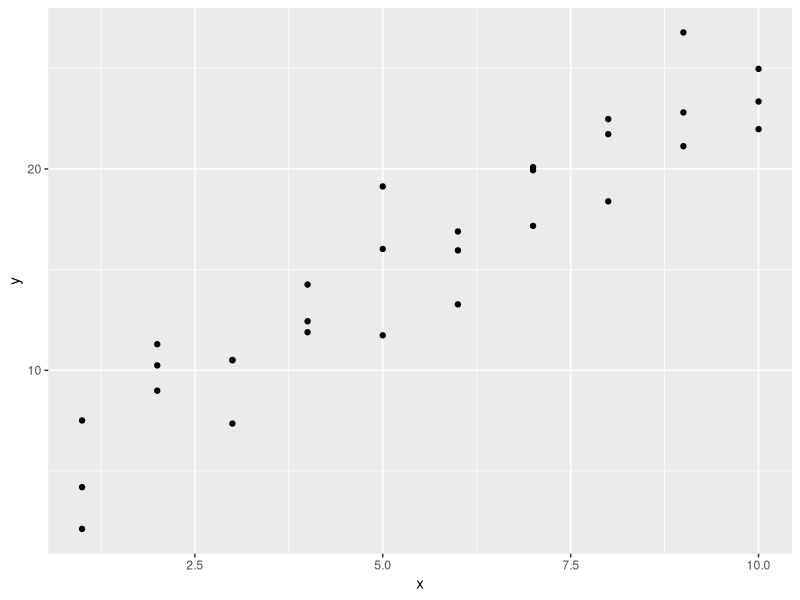
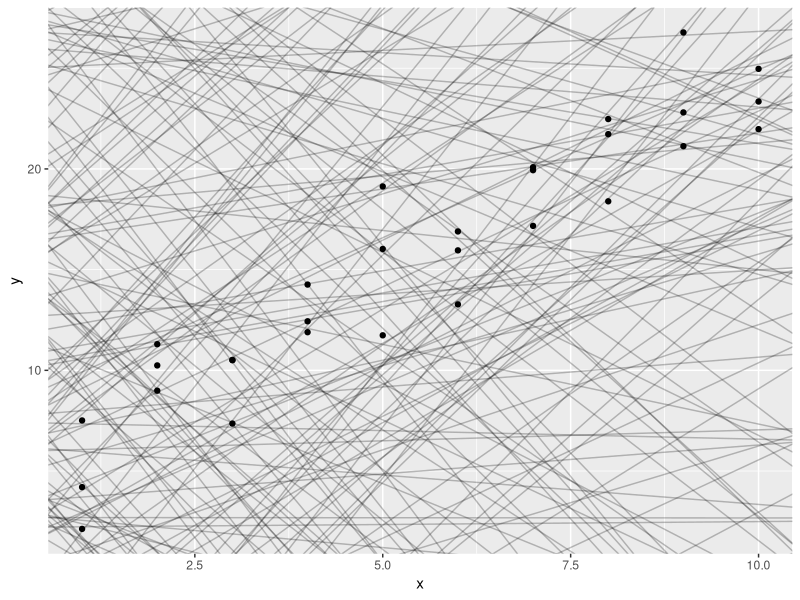
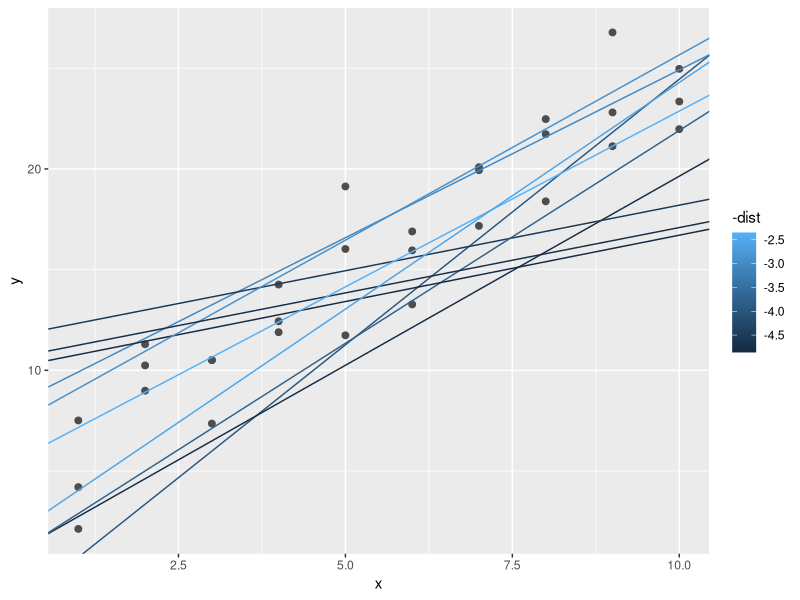
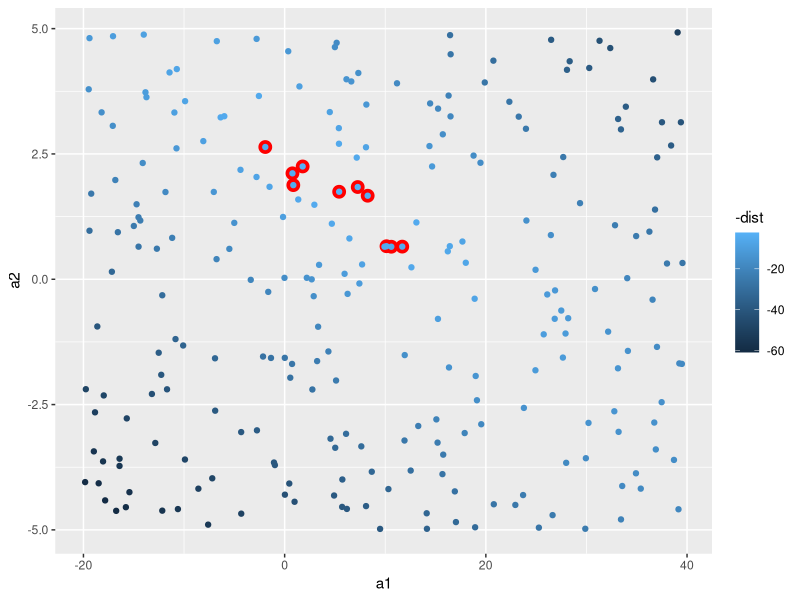
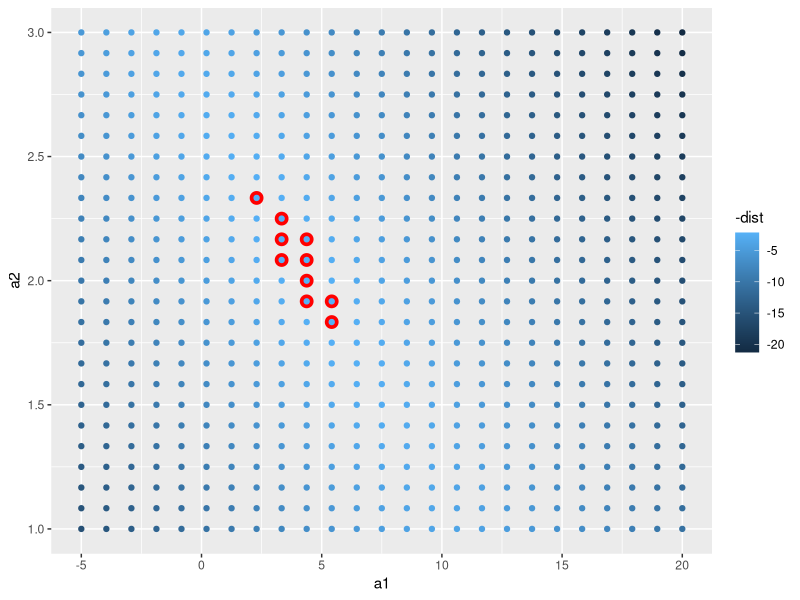
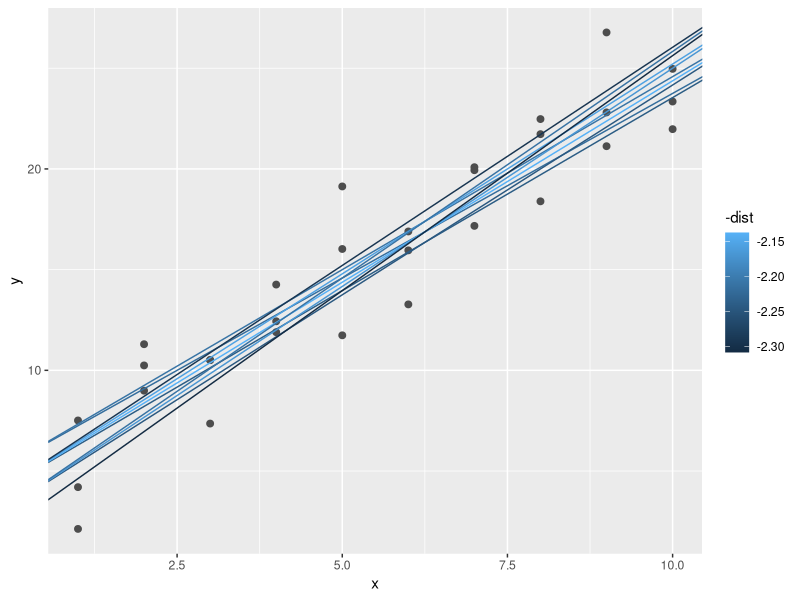
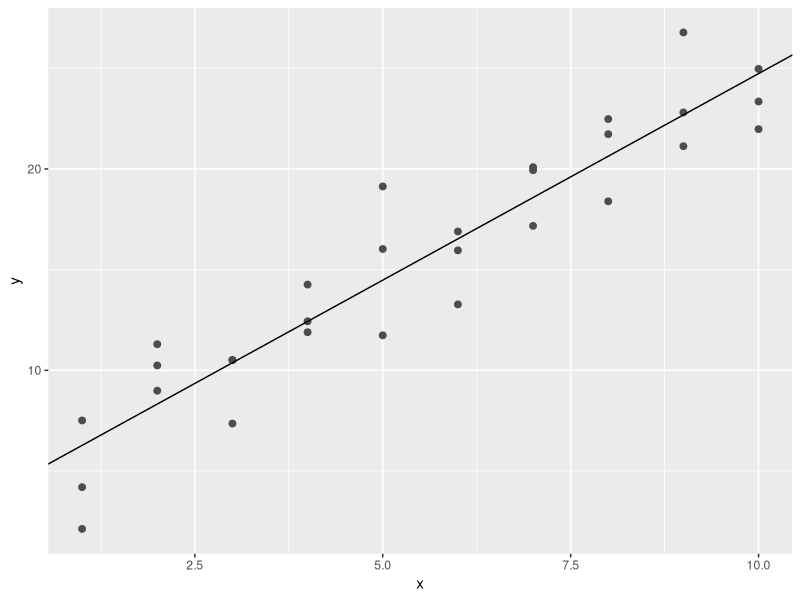
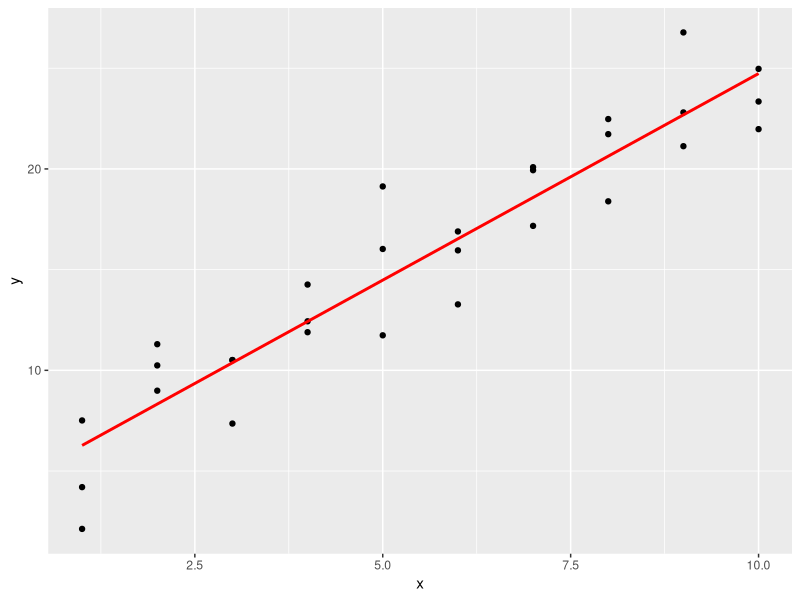

Write R code to recreate these figures, in order.
library(tidyverse)

library(modelr)
options(na.action = na.warn)

#A simple model
ggplot(sim1, aes(x, y)) + 
  geom_point()

models <- tibble(
  a1 = runif(250, -20, 40),
  a2 = runif(250, -5, 5)
)

ggplot(sim1, aes(x, y)) + 
  geom_abline(aes(intercept = a1, slope = a2), data = models, alpha = 1/4) +
  geom_point()

#Compute distance
model1 <- function(a, data) {
  a[1] + data$x * a[2]
}
model1(c(7, 1.5), sim1)

#root-mean-square-deviation \ compute an overall distance between the predicted and actual values
measure_distance <- function(mod, data) {
  diff <- data$y - model1(mod, data)
  sqrt(mean(diff ^ 2))
}
measure_distance(c(7, 1.5), sim1)

#compute distance for all the models defined above
sim1_dist <- function(a1, a2) {
  measure_distance(c(a1, a2), sim1)
}

models <- models %>% 
  mutate(dist = purrr::map2_dbl(a1, a2, sim1_dist))
models

ggplot(sim1, aes(x, y)) + 
  geom_point(size = 2, colour = "grey30") + 
  geom_abline(
    aes(intercept = a1, slope = a2, colour = -dist), 
    data = filter(models, rank(dist) <= 10)
  )

#visualize the best models
#ggplot(models, aes(a1, a2)) +
ggplot(models, aes(a1, a2)) +
  geom_point(data = filter(models, rank(dist) <= 10), size = 4, colour = "red") +
  geom_point(aes(colour = -dist))

#using a grid to view best models
grid <- expand.grid(
  a1 = seq(-5, 20, length = 25),
  a2 = seq(1, 3, length = 25)
) %>% 
  mutate(dist = purrr::map2_dbl(a1, a2, sim1_dist))

grid %>% 
  ggplot(aes(a1, a2)) +
  geom_point(data = filter(grid, rank(dist) <= 10), size = 4, colour = "red") +
  geom_point(aes(colour = -dist))


#Overlay top 10 best models in original data
ggplot(sim1, aes(x, y)) + 
  geom_point(size = 2, colour = "grey30") + 
  geom_abline(
    aes(intercept = a1, slope = a2, colour = -dist), 
    data = filter(grid, rank(dist) <= 10)
  )

#making the grid finer and finer until you narrowed in on the best model
best <- optim(c(0, 0), measure_distance, data = sim1)
best$par
#> [1] 4.222248 2.051204

ggplot(sim1, aes(x, y)) + 
  geom_point(size = 2, colour = "grey30") + 
  geom_abline(intercept = best$par[1], slope = best$par[2])

##Using lm() to fit linear model------------------------------------------------
sim1_mod <- lm(y ~ x, data = sim1)
coef(sim1_mod)

##Visualizing models------------------------------------------------------------
#Residuals are powerful because they allow us to use models to remove striking patterns so we can study the subtler trends that remain

#Predictions
grid <- sim1 %>% 
  data_grid(x) 
grid

#add predictions. Predictions tell you the pattern that the model has captured.
grid <- grid %>% 
  add_predictions(sim1_mod) 
grid

ggplot(sim1, aes(x)) +
  geom_point(aes(y = y)) +
  geom_line(aes(y = pred), data = grid, colour = "red", size = 1)

##residuals---------------------
#Tell you what the model missed.
#add residuals
sim1 <- sim1 %>% 
  add_residuals(sim1_mod)
sim1

#Draw freq polygon to understand spread of residuals
ggplot(sim1, aes(resid)) + 
  geom_freqpoly(binwidth = 0.5)

#Recreate polots using the residuals
ggplot(sim1, aes(x, resid)) + 
  geom_ref_line(h = 0) +
  geom_point() 

#model matrix
df <- tribble(
  ~y, ~x1, ~x2,
  4, 2, 5,
  5, 1, 6
)
model_matrix(df, y ~ x1)

##Categorical Values------------------------------------------------------------
df <- tribble(
  ~ sex, ~ response,
  "male", 1,
  "female", 2,
  "male", 1
)
model_matrix(df, response ~ sex)

#looking at sim2 data
ggplot(sim2) + 
  geom_point(aes(x, y))

mod2 <- lm(y ~ x, data = sim2)

#add predictions to mod2
grid <- sim2 %>% 
  data_grid(x) %>% 
  add_predictions(mod2)
grid

#fit a model to it, and generate predictions:
mod2 <- lm(y ~ x, data = sim2)

grid <- sim2 %>% 
  data_grid(x) %>% 
  add_predictions(mod2)
grid

#overlay the predictions on top of the original data
ggplot(sim2, aes(x)) + 
  geom_point(aes(y = y)) +
  geom_point(data = grid, aes(y = pred), colour = "red", size = 4)

##Interactions (continuous and categorical)-------------------------------------
#What happens when you combine a continuous and a categorical variable?

ggplot(sim3, aes(x1, y)) + 
  geom_point(aes(colour = x2))

#Two possible models to fit
mod1 <- lm(y ~ x1 + x2, data = sim3)
mod2 <- lm(y ~ x1 * x2, data = sim3)

grid <- sim3 %>% 
  data_grid(x1, x2) %>% 
  gather_predictions(mod1, mod2)
grid

#visualise the results for both models
ggplot(sim3, aes(x1, y, colour = x2)) + 
  geom_point() + 
  geom_line(data = grid, aes(y = pred)) + 
  facet_wrap(~ model)

#Look at residuals for both models
sim3 <- sim3 %>% 
  gather_residuals(mod1, mod2)

ggplot(sim3, aes(x1, resid, colour = x2)) + 
  geom_point() + 
  facet_grid(model ~ x2)

##Interactions (two continuous)
mod1 <- lm(y ~ x1 + x2, data = sim4)
mod2 <- lm(y ~ x1 * x2, data = sim4)

grid <- sim4 %>% 
  data_grid(
    x1 = seq_range(x1, 5), 
    x2 = seq_range(x2, 5) 
  ) %>% 
  gather_predictions(mod1, mod2)
grid

#generate sequence
seq_range(c(0.0123, 0.923423), n = 5)
seq_range(c(0.0123, 0.923423), n = 5, pretty = TRUE) #prettify

#visualize 2 continous
ggplot(grid, aes(x1, x2)) + 
  geom_tile(aes(fill = pred)) + 
  facet_wrap(~ model)

#showing multiple slices
ggplot(grid, aes(x1, pred, colour = x2, group = x2)) + 
  geom_line() +
  facet_wrap(~ model)
ggplot(grid, aes(x2, pred, colour = x1, group = x1)) + 
  geom_line() +
  facet_wrap(~ model)

#Transformations:useful because you can use them to approximate non-linear functions
df <- tribble(
  ~y, ~x,
  1,  1,
  2,  2, 
  3,  3
)
model_matrix(df, y ~ x^2 + x)

model_matrix(df, y ~ I(x^2) + x)

#Get a close smooth function with poly()
model_matrix(df, y ~ poly(x, 2))

#safer than poly() to avoid 
library(splines)
model_matrix(df, y ~ ns(x, 2))

#try and approximate a non-linear function:
sim5 <- tibble(
  x = seq(0, 3.5 * pi, length = 50),
  y = 4 * sin(x) + rnorm(length(x))
)

ggplot(sim5, aes(x, y)) +
  geom_point()

#fit five models to this data.
mod1 <- lm(y ~ ns(x, 1), data = sim5)
mod2 <- lm(y ~ ns(x, 2), data = sim5)
mod3 <- lm(y ~ ns(x, 3), data = sim5)
mod4 <- lm(y ~ ns(x, 4), data = sim5)
mod5 <- lm(y ~ ns(x, 5), data = sim5)

grid <- sim5 %>% 
  data_grid(x = seq_range(x, n = 50, expand = 0.1)) %>% 
  gather_predictions(mod1, mod2, mod3, mod4, mod5, .pred = "y")

ggplot(sim5, aes(x, y)) + 
  geom_point() +
  geom_line(data = grid, colour = "red") +
  facet_wrap(~ model)

##Missing Values
df <- tribble(
  ~x, ~y,
  1, 2.2,
  2, NA,
  3, 3.5,
  4, 8.3,
  NA, 10
)

mod <- lm(y ~ x, data = df)

#To suppress warning
mod <- lm(y ~ x, data = df, na.action = na.exclude)

#view how many observation were used:
nobs(mod)

##Other model families
#Generalized linear models
#Generalized additive models
#Penalised linear models
#Robust linear models
#Trees

#Model Building-----------------------------------------------------------------
